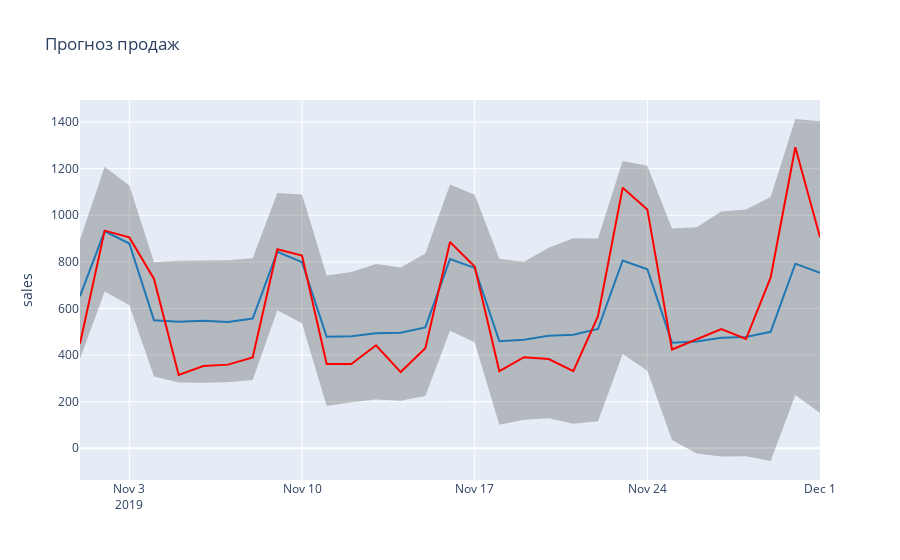

Notebook cell for this chart:
### Code cell
#Визуализация прогноза
init_notebook_mode(connected=True)

def show_forecast(cmp_df, num_predictions, num_values, title):   
    def create_go(name, column, num, **kwargs):
        points = cmp_df.tail(num)
        args = dict(name=name, x=points.index, y=points[column], mode='lines')
        args.update(kwargs)
        return go.Scatter(**args)
    
    lower_bound = create_go('Нижняя граница', 'yhat_lower', num_predictions,
                            line=dict(width=0),
                            marker=dict(color="aqua"))
    upper_bound = create_go('Вверхняя граница', 'yhat_upper', num_predictions,
                            line=dict(width=0),
                            marker=dict(color="aqua"),
                            fillcolor='rgba(68, 68, 68, 0.3)', 
                            fill='tonexty')
    forecast = create_go('Прогноз', 'yhat', num_predictions,
                         line=dict(color='rgb(31, 119, 180)'))
    actual = create_go('Факт', 'y', num_values,
                       marker=dict(color="red"))
    data = [lower_bound, upper_bound, forecast, actual]

    layout = go.Layout(yaxis=dict(title='sales'), title=title, showlegend = False)
    fig = go.Figure(data=data, layout=layout)
    iplot(fig, show_link=False)

show_forecast(compare_df, 31, 100, 'Прогноз продаж')
